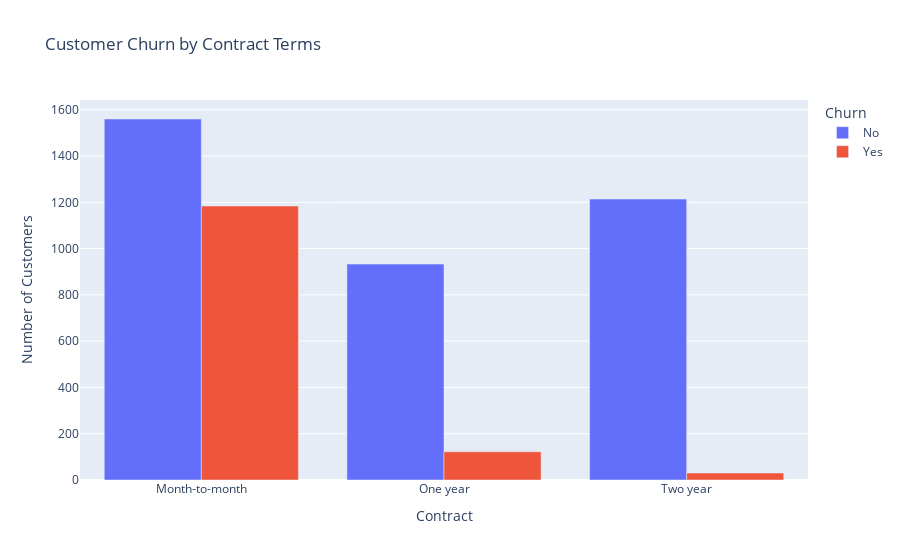

The code cell stored with this chart in its notebook:
### Markdown cell above
**3. How does the proportion of churn vary across different contract types (month-to-month, one year, two-year)?**

### Code cell
# Group the data by 'Contact' and 'Churn' columns and count the occurrences of each category combination
churn_by_contract = master_df.groupby(['Contract', 'Churn'])['Contract'].value_counts().reset_index(name='Count')

# Create a grouped bar plot to visualize the count of churned and non-churned customers
fig = px.bar(churn_by_contract, x='Contract', y='Count', color='Churn', barmode='group', title='Customer Churn by Contract Terms')

# Update layout
fig.update_layout(xaxis_title ='Contract', yaxis_title='Number of Customers')

# Show plot
fig.show()

### Figure 1 — Plotly figure (JSON) as saved in the notebook; plotly's stock layout.template omitted (floating-point values rounded to 4 significant figures)
{"data": [{"alignmentgroup": "True", "hovertemplate": "Churn=No<br>Contract=%{x}<br>Count=%{y}<extra></extra>", "legendgroup": "No", "marker": {"color": "#636efa", "pattern": {"shape": ""}}, "name": "No", "offsetgroup": "No", "orientation": "v", "showlegend": true, "textposition": "auto", "type": "bar", "x": ["Month-to-month", "One year", "Two year"], "xaxis": "x", "y": [1560, 933, 1214], "yaxis": "y"}, {"alignmentgroup": "True", "hovertemplate": "Churn=Yes<br>Contract=%{x}<br>Count=%{y}<extra></extra>", "legendgroup": "Yes", "marker": {"color": "#EF553B", "pattern": {"shape": ""}}, "name": "Yes", "offsetgroup": "Yes", "orientation": "v", "showlegend": true, "textposition": "auto", "type": "bar", "x": ["Month-to-month", "One year", "Two year"], "xaxis": "x", "y": [1184, 122, 30], "yaxis": "y"}], "layout": {"barmode": "group", "legend": {"title": {"text": "Churn"}, "tracegroupgap": 0}, "title": {"text": "Customer Churn by Contract Terms"}, "xaxis": {"anchor": "y", "domain": [0, 1], "title": {"text": "Contract"}}, "yaxis": {"anchor": "x", "domain": [0, 1], "title": {"text": "Number of Customers"}}}}
